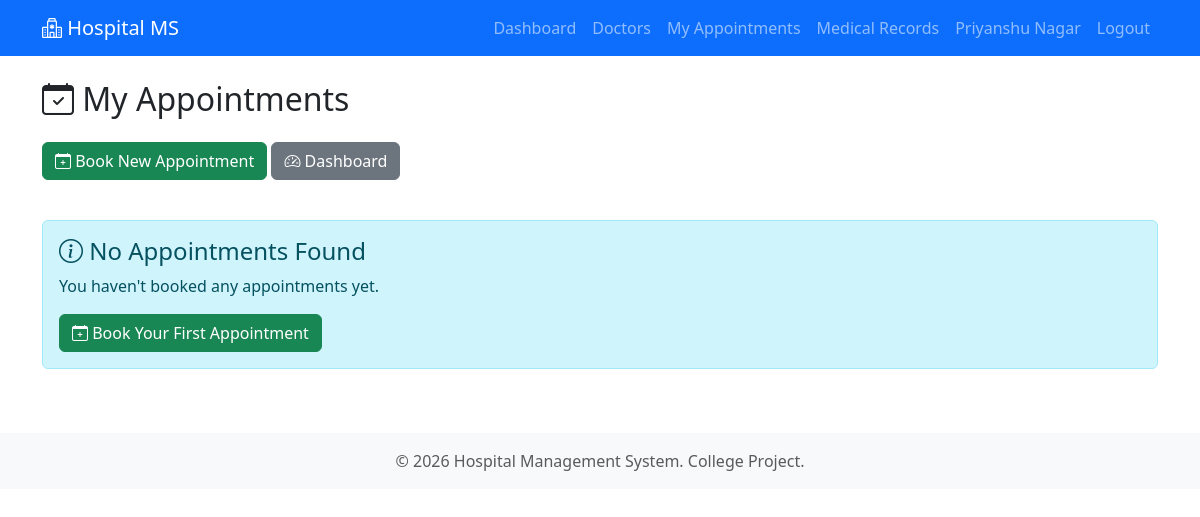
The page /user/appointments (signed in) on the database as committed earlier.
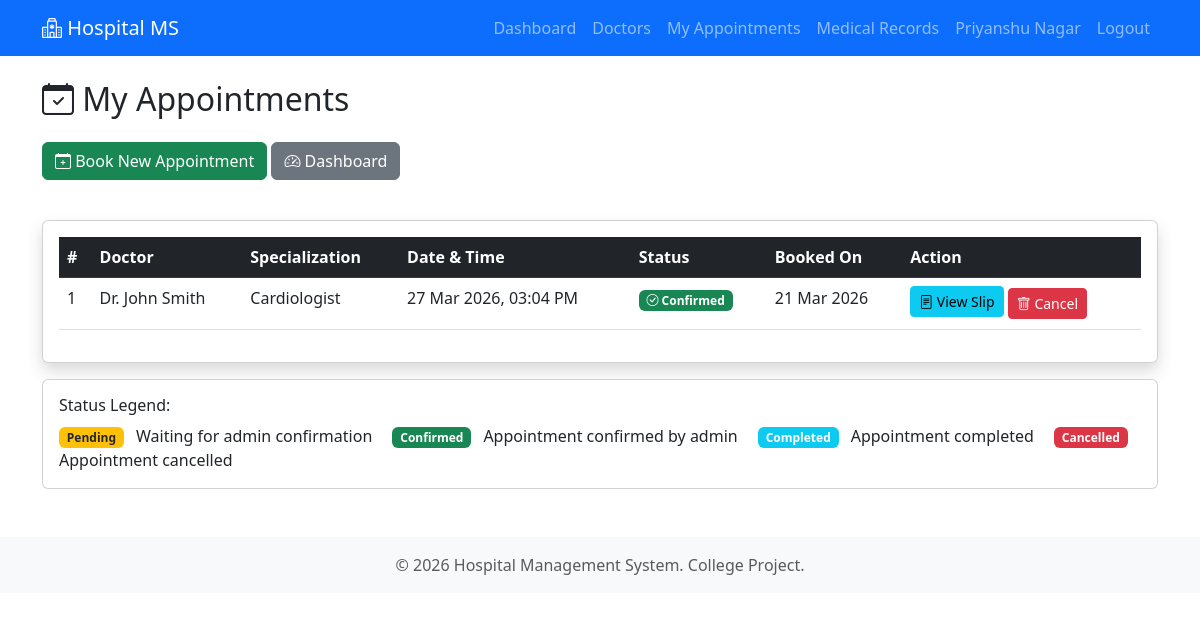
The same page on the database as committed later.
### models.py (models this page shows, shortened)
class Appointment(db.Model):
    __tablename__ = 'appointments'
    id = db.Column(db.Integer, primary_key=True)
    user_id = db.Column(db.Integer, db.ForeignKey('users.id'), nullable=False)
    doctor_id = db.Column(db.Integer, db.ForeignKey('doctors.id'), nullable=False)
    date = db.Column(db.DateTime, nullable=False)
    status = db.Column(db.String(20), nullable=False, default='pending')  # 'pending', 'confirmed', 'completed', 'cancelled'
    created_at = db.Column(db.DateTime, default=datetime.utcnow)

class Doctor(db.Model):
    __tablename__ = 'doctors'
    id = db.Column(db.Integer, primary_key=True)
    name = db.Column(db.String(100), nullable=False)
    specialization = db.Column(db.String(100), nullable=False)
    available_days = db.Column(db.String(100), nullable=True)  # New field
    available_time = db.Column(db.String(100), nullable=True)  # New field
    created_at = db.Column(db.DateTime, default=datetime.utcnow)
    appointments = db.relationship('Appointment', backref='doctor', lazy=True, cascade='all, delete-orphan')

### user.py (the view)
@user_bp.route('/appointments')
@login_required
@user_required
def appointments():
    user_appointments = Appointment.query.filter_by(user_id=current_user.id).order_by(Appointment.date.desc()).all()
    return render_template('user/appointments.html', appointments=user_appointments)

### app.py (called while the page is built)
@login_manager.user_loader
def load_user(user_id):
    return User.query.get(int(user_id))

### models.py (called while the page is built)
    @property
    def is_admin(self):
        return self.role == 'admin'

### user.py (called while the page is built)
def user_required(f):
    @wraps(f)
    def decorated_function(*args, **kwargs):
        if current_user.is_admin:
            flash('Access denied. Admin cannot access user pages.', 'danger')
            return redirect(url_for('admin.dashboard'))
        return f(*args, **kwargs)
    return decorated_function

### templates/user/appointments.html (shortened to what the changed rows need)
{% extends "base.html" %}
{% block content %}
<div class="row">
    <div class="col-md-12">
        <h2 class="mb-4">
            <i class="bi bi-calendar-check"></i> My Appointments
        </h2>
    </div>
</div>
<div class="row mt-4">
    <div class="col-md-12">
        {% if appointments %}
            <div class="card shadow">
                <div class="card-body">
                    <div class="table-responsive">
                        <table class="table table-hover">
                            <thead class="table-dark">
                                <tr>
                                    <th>#</th>
                                    <th>Doctor</th>
                                    <th>Specialization</th>
                                    <th>Date & Time</th>
                                    <th>Status</th>
                                    <th>Booked On</th>
                                    <th>Action</th>
                                </tr>
                            </thead>
                            <tbody>
                                {% for apt in appointments %}
                                <tr>
                                    <td>{{ apt.id }}</td>
                                    <td>{{ apt.doctor.name }}</td>
                                    <td>{{ apt.doctor.specialization }}</td>
                                    <td>{{ apt.date.strftime('%d %b %Y, %I:%M %p') }}</td>
                                    <td>
                                        {% if apt.status == 'pending' %}
                                            <span class="badge bg-warning text-dark">
                                                <i class="bi bi-clock"></i> Pending
                                            </span>
                                        {% elif apt.status == 'confirmed' %}
                                            <span class="badge bg-success">
                                                <i class="bi bi-check-circle"></i> Confirmed
                                            </span>
                                        {% elif apt.status == 'completed' %}
                                            <span class="badge bg-info">
                                                <i class="bi bi-check-all"></i> Completed
                                            </span>
                                        {% elif apt.status == 'cancelled' %}
                                            <span class="badge bg-danger">
                                                <i class="bi bi-x-circle"></i> Cancelled
                                            </span>
                                        {% endif %}
                                    </td>
                                    <td>{{ apt.created_at.strftime('%d %b %Y') }}</td>
                                    <td>
                                        <a href="{{ url_for('user.appointment_slip', appointment_id=apt.id) }}"
                                           class="btn btn-sm btn-info mb-1"
                                           target="_blank">
                                            <i class="bi bi-file-text"></i> View Slip
                                        </a>
                                        {% if apt.status not in ['completed', 'cancelled'] %}
                                            <a href="{{ url_for('user.cancel_appointment', appointment_id=apt.id) }}"
                                               class="btn btn-sm btn-danger"
                                               onclick="return confirm('Are you sure you want to cancel this appointment?')">
                                                <i class="bi bi-trash"></i> Cancel
                                            </a>
                                        {% endif %}
                                    </td>
                                </tr>
                                {% endfor %}
                            </tbody>
                        </table>
                    </div>
                </div>
            </div>
            <div class="card mt-3">
                <div class="card-body">
                    <h6>Status Legend:</h6>
                    <span class="badge bg-warning text-dark me-2">Pending</span> Waiting for admin confirmation
                    <span class="badge bg-success me-2 ms-3">Confirmed</span> Appointment confirmed by admin
                    <span class="badge bg-info me-2 ms-3">Completed</span> Appointment completed
                    <span class="badge bg-danger me-2 ms-3">Cancelled</span> Appointment cancelled
                </div>
            </div>
        {% else %}
            <div class="alert alert-info">
                <h4><i class="bi bi-info-circle"></i> No Appointments Found</h4>
                <p>You haven't booked any appointments yet.</p>
                <a href="{{ url_for('user.book_appointment') }}" class="btn btn-success">
                    <i class="bi bi-calendar-plus"></i> Book Your First Appointment
                </a>
            </div>
        {% endif %}
    </div>
</div>
{% endblock %}

Rows that differ between the two databases and show on the page:
now on this page (row edited): Appointment: id "1", doctor.name "Dr. John Smith", doctor.specialization "Cardiologist", date "27 Mar 2026, 03:04 PM", status "confirmed" (drawn), created_at "21 Mar 2026"
Other text that changed with them:
text no longer shown: "No Appointments Found You haven't booked any appointments yet. Book Your First Appointment"
text now shown: "# Doctor Specialization Date & Time Status Booked On Action Status Legend: Pending Waiting for admin confirmation Confirmed Appointment confirmed by admin Completed Appointment completed Cancelled Appointment cancelled"
